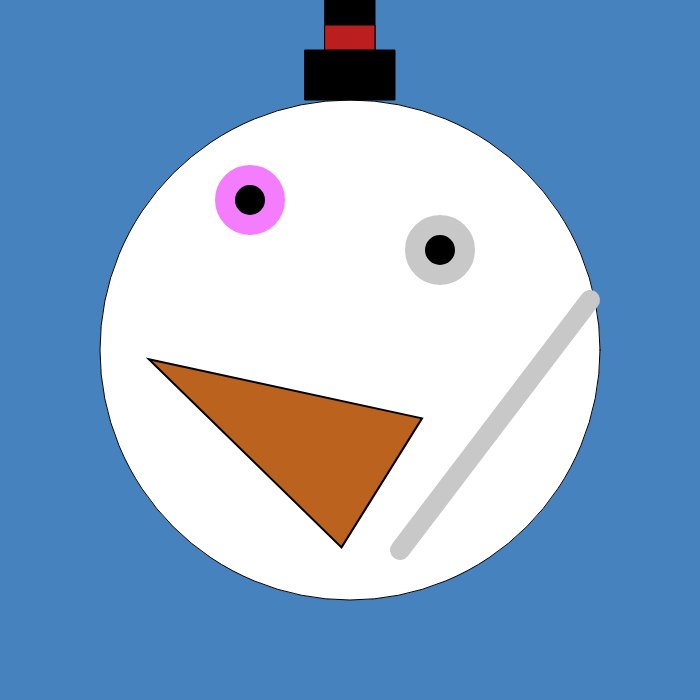
Frame 1 (no input)
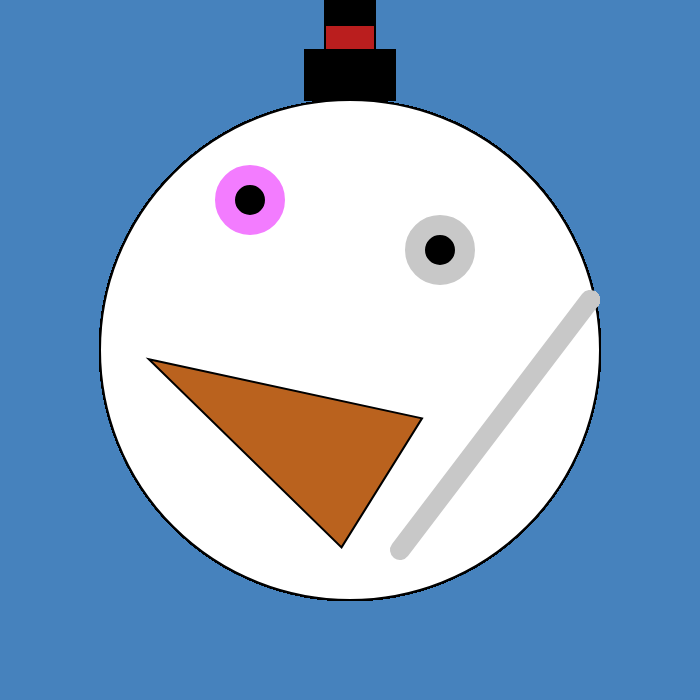
Frame 60 (no input)
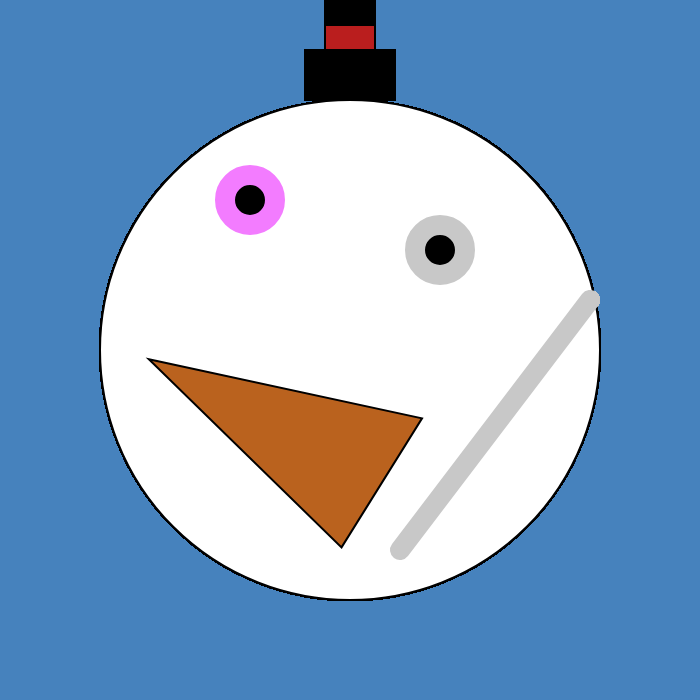
Frame 120 (the mouse pressed at the canvas centre since frame 60)

The p5.js sketch that drew these frames (run headless with seeded random() and noise() and a simulated clock; from frame 60 on, the mouse is pressed at the canvas centre):

// p5.js sketch
// ── sketch.js
let bgColor;
let canvasWidth = 700;
let canvasHeight = 700;
let rectSize = 450;
let sColor = "#ffffff";
let hColor = "#000000";
let oColor = "#BA1E1E";
let nColor = "#BA621E";
function setup() {
  createCanvas(canvasWidth, canvasHeight);
  bgColor = color (70, 130, 189);
  background(bgColor);
}

function draw() {
  fill(sColor);
  stroke(0);
  ellipse(canvasWidth/2, canvasHeight/2, 500, 500);
  fill(hColor);
  rect(canvasWidth/2 - 25, 0, 50, 75);
  fill(hColor);
  rect(canvasWidth/2 - 45, 50, rectSize/5 , rectSize/9);
  fill(oColor);
  rect(canvasWidth/2 - 25, 25, rectSize/9, rectSize/18);
  fill(hColor);
  strokeWeight(20);
  stroke(243, 124, 321);
  ellipse(canvasWidth/2 - 100, canvasHeight/2 - 150, 50, 50);
  fill(hColor);
  stroke(200);
  ellipse(canvasWidth/2 + 90, canvasHeight/2 - 100, 50, 50);
  line(400, 550, 590, 300);
  rotate(QUARTER_PI / 2);
  fill(nColor);
  stroke(0);
  strokeWeight(2);
  triangle(525, 375, 550, 225, 275, 275);
}
// ── style.css
html, body {
  margin: 0;
  padding: 0;
}

canvas {
  display: block;
  /** border: dashed 5px; **/
}
